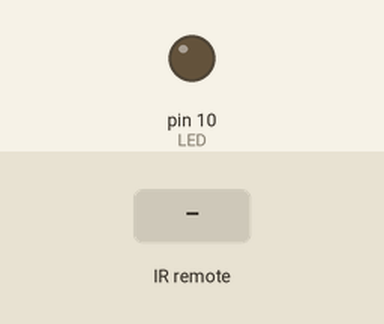
This sketch was run on a simulated Arduino Uno, built with avr-gcc and run on an emulated ATmega328P. Shown: output pins drawn as LEDs (lit = HIGH). Dashed ring = blinking. The test bench sets the inputs (shaded band).

Above: at 1.2 s.
1.3 s: infrared code 0x490 received
At 2.1 s:
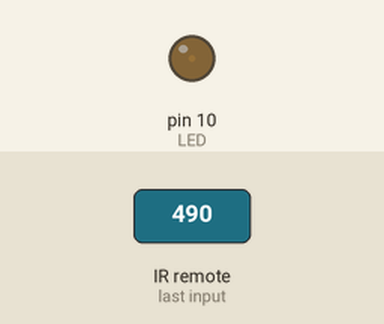
2.8 s: infrared code 0xC90 received
At 3.2 s:
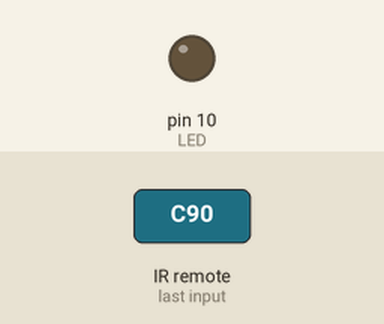
4.3 s: infrared code 0xC90 received
At 4.51 s:
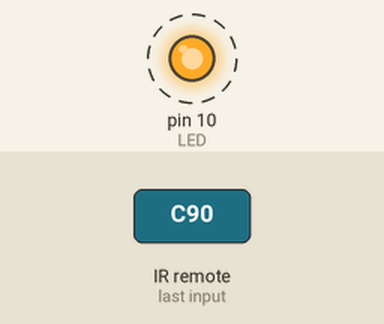
Timing chart, 0 to 7.3 s (numbered marks = the images above; inputs shaded):
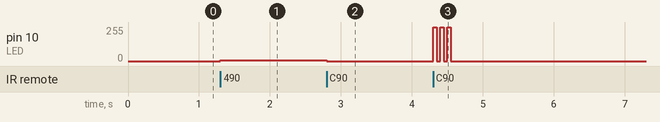

The sketch:

dim_with_remote.ino
```cpp
#include <IRremote.h>

int RECEIVE_PIN = 2;
int brightness = 0;
int LED = 10;
IRrecv irrecv(RECEIVE_PIN);
IRsend irsend;
int a = 0;

decode_results results;
boolean blinking = true;

void setup() {
  Serial.begin(9600);
  irrecv.enableIRIn();
  //irsend.enableIROut(38);
  //Serial.println(TIMER_INTR_NAME);
}

void loop() {

  /*for (int i = 0; i < 3; i++) {
      irsend.sendSony(0xa90, 12); // Sony TV power code
      delay(10);
    }
   while(1);
  */
  if (irrecv.decode(&results)) {

    switch (results.value) {
      case 0x490:
        if (brightness < 255) {
          brightness += 5;
          if (brightness > 255) {
            brightness = 255;
          }
          blinking = true;
        }
        else {
          if (blinking) {
            blinking = false;
            for (int i = 0; i < 5; i++) {
              PORTB ^= 1 << PB2;
              delay(50);
            }
            //PORTB = 1 << PB2;
          }
        }
        break;

      case 0xC90:
        if (brightness > 0) {
          brightness -= 5;
          if (brightness < 0) {
            brightness = 0;
          }
          blinking = true;
        }
        else {
          if (blinking) {
            blinking = false;
            for (int i = 0; i < 5; i++) {
              PORTB ^= 1 << PB2;
              delay(50);
            }
            //PORTB &= ~(1 << PB2);
          }
        }
        break;
    }

    analogWrite(LED, brightness);
    irrecv.resume();
  }

}
```

Measured:
- after the input at 1.3 s, pin 10 (LED): 0/255 → 5/255 at once
- after the input at 2.8 s, pin 10 (LED): 5/255 → 0/255 at once
- after the input at 4.3 s, pin 10 (LED): alternates 255/255 for 0.05 s and 0/255 for 0.05 s, 6 changes in all, then stays 0/255, starting at once
